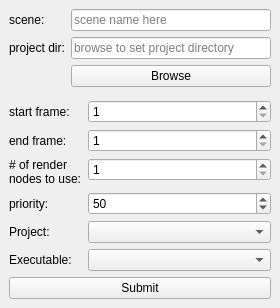
<?xml version="1.0" encoding="UTF-8"?>
<ui version="4.0">
 <class>MainWindow</class>
 <widget class="QMainWindow" name="MainWindow">
  <property name="geometry">
   <rect>
    <x>0</x>
    <y>0</y>
    <width>280</width>
    <height>308</height>
   </rect>
  </property>
  <property name="windowTitle">
   <string>Submitter</string>
  </property>
  <widget class="QWidget" name="centralwidget">
   <layout class="QVBoxLayout" name="verticalLayout">
    <item>
     <layout class="QFormLayout" name="formLayout_2">
      <property name="fieldGrowthPolicy">
       <enum>QFormLayout::AllNonFixedFieldsGrow</enum>
      </property>
      <item row="0" column="0">
       <widget class="QLabel" name="sceneLabel">
        <property name="text">
         <string>scene:</string>
        </property>
       </widget>
      </item>
      <item row="0" column="1">
       <widget class="QLineEdit" name="sceneText">
        <property name="text">
         <string/>
        </property>
        <property name="readOnly">
         <bool>true</bool>
        </property>
        <property name="placeholderText">
         <string>scene name here</string>
        </property>
       </widget>
      </item>
      <item row="1" column="0">
       <widget class="QLabel" name="projectDirLabel">
        <property name="text">
         <string>project dir:</string>
        </property>
       </widget>
      </item>
      <item row="1" column="1">
       <widget class="QLineEdit" name="projectDirLineEdit">
        <property name="readOnly">
         <bool>true</bool>
        </property>
        <property name="placeholderText">
         <string>browse to set project directory</string>
        </property>
       </widget>
      </item>
      <item row="2" column="0">
       <layout class="QGridLayout" name="gridLayout"/>
      </item>
      <item row="2" column="1">
       <widget class="QPushButton" name="browseButton">
        <property name="text">
         <string>Browse</string>
        </property>
       </widget>
      </item>
     </layout>
    </item>
    <item>
     <layout class="QFormLayout" name="formLayout">
      <property name="fieldGrowthPolicy">
       <enum>QFormLayout::AllNonFixedFieldsGrow</enum>
      </property>
      <item row="0" column="0">
       <widget class="QLabel" name="startFrameLabel">
        <property name="text">
         <string>start frame:</string>
        </property>
        <property name="buddy">
         <cstring>startSpinBox</cstring>
        </property>
       </widget>
      </item>
      <item row="0" column="1">
       <widget class="QSpinBox" name="startSpinBox">
        <property name="accelerated">
         <bool>true</bool>
        </property>
        <property name="minimum">
         <number>1</number>
        </property>
        <property name="maximum">
         <number>99999</number>
        </property>
       </widget>
      </item>
      <item row="1" column="0">
       <widget class="QLabel" name="endFrameLabel">
        <property name="text">
         <string>end frame:</string>
        </property>
        <property name="buddy">
         <cstring>endSpinBox</cstring>
        </property>
       </widget>
      </item>
      <item row="1" column="1">
       <widget class="QSpinBox" name="endSpinBox">
        <property name="accelerated">
         <bool>true</bool>
        </property>
        <property name="minimum">
         <number>1</number>
        </property>
        <property name="maximum">
         <number>99999</number>
        </property>
       </widget>
      </item>
      <item row="2" column="0">
       <widget class="QLabel" name="renderNodesLabel">
        <property name="text">
         <string>&lt;html&gt;&lt;head/&gt;&lt;body&gt;&lt;p&gt;# of render&lt;br/&gt;nodes to use:&lt;/p&gt;&lt;/body&gt;&lt;/html&gt;</string>
        </property>
        <property name="buddy">
         <cstring>numJobsSpinBox</cstring>
        </property>
       </widget>
      </item>
      <item row="2" column="1">
       <widget class="QSpinBox" name="numJobsSpinBox">
        <property name="minimum">
         <number>1</number>
        </property>
        <property name="maximum">
         <number>999</number>
        </property>
        <property name="value">
         <number>1</number>
        </property>
       </widget>
      </item>
      <item row="3" column="0">
       <widget class="QLabel" name="priorityLabel">
        <property name="text">
         <string>priority:</string>
        </property>
        <property name="buddy">
         <cstring>prioritySpinBox</cstring>
        </property>
       </widget>
      </item>
      <item row="3" column="1">
       <widget class="QSpinBox" name="prioritySpinBox">
        <property name="maximum">
         <number>99999</number>
        </property>
        <property name="value">
         <number>50</number>
        </property>
       </widget>
      </item>
      <item row="4" column="0">
       <widget class="QLabel" name="projectLabel">
        <property name="text">
         <string>Project:</string>
        </property>
        <property name="buddy">
         <cstring>projectComboBox</cstring>
        </property>
       </widget>
      </item>
      <item row="4" column="1">
       <widget class="QComboBox" name="projectComboBox">
        <property name="minimumSize">
         <size>
          <width>171</width>
          <height>22</height>
         </size>
        </property>
       </widget>
      </item>
      <item row="5" column="0">
       <widget class="QLabel" name="label">
        <property name="text">
         <string>Executable:</string>
        </property>
       </widget>
      </item>
      <item row="5" column="1">
       <widget class="QComboBox" name="executableComboBox"/>
      </item>
     </layout>
    </item>
    <item>
     <widget class="QPushButton" name="submitButton">
      <property name="text">
       <string>Submit</string>
      </property>
     </widget>
    </item>
   </layout>
  </widget>
 </widget>
 <tabstops>
  <tabstop>startSpinBox</tabstop>
  <tabstop>endSpinBox</tabstop>
  <tabstop>numJobsSpinBox</tabstop>
  <tabstop>prioritySpinBox</tabstop>
 </tabstops>
 <resources/>
 <connections/>
</ui>
